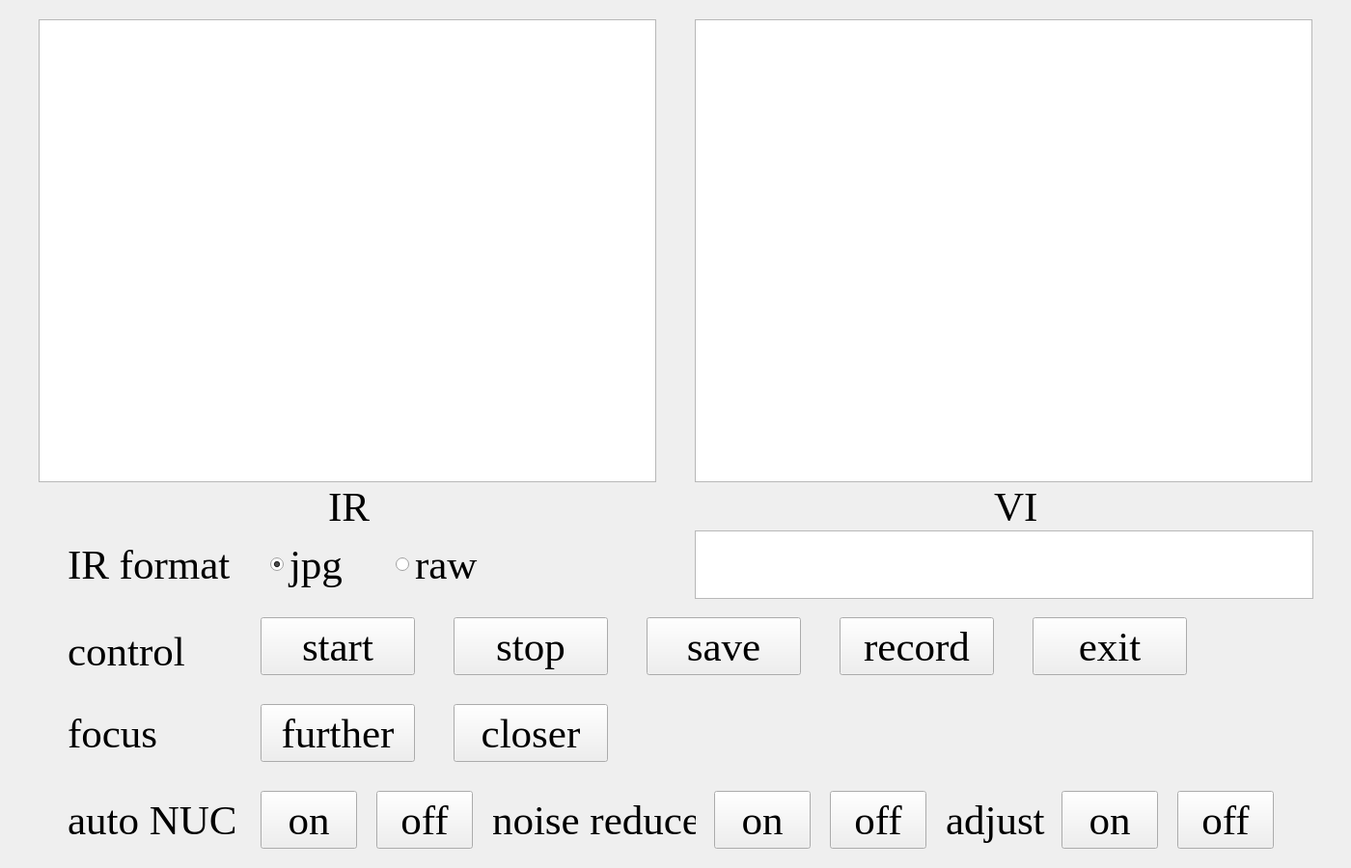
<?xml version="1.0" encoding="UTF-8"?>
<ui version="4.0">
 <class>Form</class>
 <widget class="QWidget" name="Form">
  <property name="geometry">
   <rect>
    <x>0</x>
    <y>0</y>
    <width>1400</width>
    <height>900</height>
   </rect>
  </property>
  <property name="font">
   <font>
    <family>微软雅黑</family>
    <pointsize>32</pointsize>
   </font>
  </property>
  <property name="windowTitle">
   <string>Form</string>
  </property>
  <widget class="QGraphicsView" name="graphicsView_1">
   <property name="geometry">
    <rect>
     <x>40</x>
     <y>20</y>
     <width>640</width>
     <height>480</height>
    </rect>
   </property>
  </widget>
  <widget class="QGraphicsView" name="graphicsView_2">
   <property name="geometry">
    <rect>
     <x>720</x>
     <y>20</y>
     <width>640</width>
     <height>480</height>
    </rect>
   </property>
  </widget>
  <widget class="QLabel" name="label_1">
   <property name="geometry">
    <rect>
     <x>340</x>
     <y>510</y>
     <width>50</width>
     <height>30</height>
    </rect>
   </property>
   <property name="font">
    <font>
     <family>Times New Roman</family>
    </font>
   </property>
   <property name="text">
    <string>IR</string>
   </property>
  </widget>
  <widget class="QLabel" name="label_2">
   <property name="geometry">
    <rect>
     <x>1030</x>
     <y>510</y>
     <width>50</width>
     <height>30</height>
    </rect>
   </property>
   <property name="font">
    <font>
     <family>Times New Roman</family>
    </font>
   </property>
   <property name="text">
    <string>VI</string>
   </property>
  </widget>
  <widget class="QPushButton" name="pushButton_1">
   <property name="geometry">
    <rect>
     <x>270</x>
     <y>640</y>
     <width>160</width>
     <height>60</height>
    </rect>
   </property>
   <property name="font">
    <font>
     <family>Times New Roman</family>
    </font>
   </property>
   <property name="text">
    <string>start</string>
   </property>
  </widget>
  <widget class="QLabel" name="label_3">
   <property name="geometry">
    <rect>
     <x>70</x>
     <y>640</y>
     <width>140</width>
     <height>70</height>
    </rect>
   </property>
   <property name="font">
    <font>
     <family>Times New Roman</family>
    </font>
   </property>
   <property name="text">
    <string>control</string>
   </property>
  </widget>
  <widget class="QLabel" name="label_4">
   <property name="geometry">
    <rect>
     <x>70</x>
     <y>730</y>
     <width>100</width>
     <height>60</height>
    </rect>
   </property>
   <property name="font">
    <font>
     <family>Times New Roman</family>
    </font>
   </property>
   <property name="text">
    <string>focus</string>
   </property>
  </widget>
  <widget class="QPushButton" name="pushButton_5">
   <property name="geometry">
    <rect>
     <x>270</x>
     <y>730</y>
     <width>160</width>
     <height>60</height>
    </rect>
   </property>
   <property name="font">
    <font>
     <family>Times New Roman</family>
    </font>
   </property>
   <property name="text">
    <string>further</string>
   </property>
  </widget>
  <widget class="QPushButton" name="pushButton_6">
   <property name="geometry">
    <rect>
     <x>470</x>
     <y>730</y>
     <width>160</width>
     <height>60</height>
    </rect>
   </property>
   <property name="font">
    <font>
     <family>Times New Roman</family>
    </font>
   </property>
   <property name="text">
    <string>closer</string>
   </property>
  </widget>
  <widget class="QPushButton" name="pushButton_2">
   <property name="geometry">
    <rect>
     <x>470</x>
     <y>640</y>
     <width>160</width>
     <height>60</height>
    </rect>
   </property>
   <property name="font">
    <font>
     <family>Times New Roman</family>
    </font>
   </property>
   <property name="text">
    <string>stop</string>
   </property>
  </widget>
  <widget class="QPushButton" name="pushButton_3">
   <property name="geometry">
    <rect>
     <x>670</x>
     <y>640</y>
     <width>160</width>
     <height>60</height>
    </rect>
   </property>
   <property name="font">
    <font>
     <family>Times New Roman</family>
    </font>
   </property>
   <property name="text">
    <string>save</string>
   </property>
  </widget>
  <widget class="QPushButton" name="pushButton_4">
   <property name="geometry">
    <rect>
     <x>1070</x>
     <y>640</y>
     <width>160</width>
     <height>60</height>
    </rect>
   </property>
   <property name="font">
    <font>
     <family>Times New Roman</family>
    </font>
   </property>
   <property name="text">
    <string>exit</string>
   </property>
  </widget>
  <widget class="QRadioButton" name="radioButton_2">
   <property name="geometry">
    <rect>
     <x>410</x>
     <y>550</y>
     <width>91</width>
     <height>71</height>
    </rect>
   </property>
   <property name="font">
    <font>
     <family>Times New Roman</family>
    </font>
   </property>
   <property name="text">
    <string>raw</string>
   </property>
  </widget>
  <widget class="QRadioButton" name="radioButton_1">
   <property name="geometry">
    <rect>
     <x>280</x>
     <y>550</y>
     <width>91</width>
     <height>71</height>
    </rect>
   </property>
   <property name="font">
    <font>
     <family>Times New Roman</family>
    </font>
   </property>
   <property name="mouseTracking">
    <bool>true</bool>
   </property>
   <property name="tabletTracking">
    <bool>false</bool>
   </property>
   <property name="text">
    <string>jpg</string>
   </property>
   <property name="checked">
    <bool>true</bool>
   </property>
  </widget>
  <widget class="QLabel" name="label_5">
   <property name="geometry">
    <rect>
     <x>70</x>
     <y>550</y>
     <width>181</width>
     <height>70</height>
    </rect>
   </property>
   <property name="font">
    <font>
     <family>Times New Roman</family>
    </font>
   </property>
   <property name="text">
    <string>IR format</string>
   </property>
  </widget>
  <widget class="QLabel" name="label_6">
   <property name="geometry">
    <rect>
     <x>70</x>
     <y>820</y>
     <width>191</width>
     <height>60</height>
    </rect>
   </property>
   <property name="font">
    <font>
     <family>Times New Roman</family>
    </font>
   </property>
   <property name="text">
    <string>auto NUC</string>
   </property>
  </widget>
  <widget class="QPushButton" name="pushButton_7">
   <property name="geometry">
    <rect>
     <x>270</x>
     <y>820</y>
     <width>100</width>
     <height>60</height>
    </rect>
   </property>
   <property name="font">
    <font>
     <family>Times New Roman</family>
    </font>
   </property>
   <property name="text">
    <string>on</string>
   </property>
  </widget>
  <widget class="QPushButton" name="pushButton_8">
   <property name="geometry">
    <rect>
     <x>390</x>
     <y>820</y>
     <width>100</width>
     <height>60</height>
    </rect>
   </property>
   <property name="font">
    <font>
     <family>Times New Roman</family>
    </font>
   </property>
   <property name="text">
    <string>off</string>
   </property>
  </widget>
  <widget class="QPushButton" name="pushButton_10">
   <property name="geometry">
    <rect>
     <x>860</x>
     <y>820</y>
     <width>100</width>
     <height>60</height>
    </rect>
   </property>
   <property name="font">
    <font>
     <family>Times New Roman</family>
    </font>
   </property>
   <property name="text">
    <string>off</string>
   </property>
  </widget>
  <widget class="QLabel" name="label_7">
   <property name="geometry">
    <rect>
     <x>510</x>
     <y>820</y>
     <width>211</width>
     <height>60</height>
    </rect>
   </property>
   <property name="font">
    <font>
     <family>Times New Roman</family>
    </font>
   </property>
   <property name="text">
    <string>noise reduce</string>
   </property>
  </widget>
  <widget class="QPushButton" name="pushButton_9">
   <property name="geometry">
    <rect>
     <x>740</x>
     <y>820</y>
     <width>100</width>
     <height>60</height>
    </rect>
   </property>
   <property name="font">
    <font>
     <family>Times New Roman</family>
    </font>
   </property>
   <property name="text">
    <string>on</string>
   </property>
  </widget>
  <widget class="QPushButton" name="pushButton_12">
   <property name="geometry">
    <rect>
     <x>1220</x>
     <y>820</y>
     <width>100</width>
     <height>60</height>
    </rect>
   </property>
   <property name="font">
    <font>
     <family>Times New Roman</family>
    </font>
   </property>
   <property name="text">
    <string>off</string>
   </property>
  </widget>
  <widget class="QLabel" name="label_8">
   <property name="geometry">
    <rect>
     <x>980</x>
     <y>820</y>
     <width>111</width>
     <height>60</height>
    </rect>
   </property>
   <property name="font">
    <font>
     <family>Times New Roman</family>
    </font>
   </property>
   <property name="text">
    <string>adjust</string>
   </property>
  </widget>
  <widget class="QPushButton" name="pushButton_11">
   <property name="geometry">
    <rect>
     <x>1100</x>
     <y>820</y>
     <width>100</width>
     <height>60</height>
    </rect>
   </property>
   <property name="font">
    <font>
     <family>Times New Roman</family>
    </font>
   </property>
   <property name="text">
    <string>on</string>
   </property>
  </widget>
  <widget class="QTextBrowser" name="textBrowser_1">
   <property name="geometry">
    <rect>
     <x>720</x>
     <y>550</y>
     <width>641</width>
     <height>71</height>
    </rect>
   </property>
  </widget>
  <widget class="QPushButton" name="pushButton_13">
   <property name="geometry">
    <rect>
     <x>870</x>
     <y>640</y>
     <width>160</width>
     <height>60</height>
    </rect>
   </property>
   <property name="font">
    <font>
     <family>Times New Roman</family>
    </font>
   </property>
   <property name="text">
    <string>record</string>
   </property>
  </widget>
 </widget>
 <resources/>
 <connections/>
</ui>
